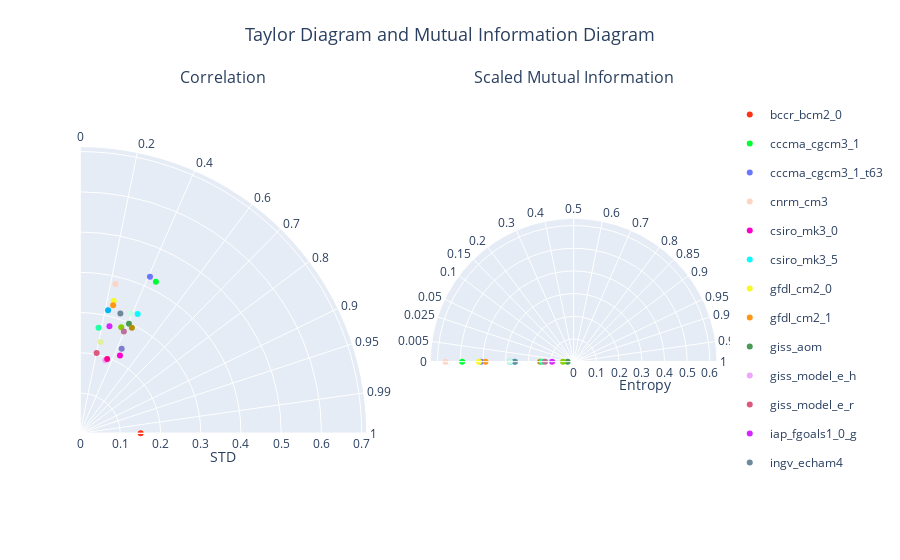

Notebook source saved alongside this figure:
### Code cell
chart_create_all_charts(df_dataset_1_pivoted, string_reference_feature='bccr_bcm2_0', string_td_method='pearson', string_mid_type='scaled')

### Figure 1 — Plotly figure (JSON) as saved in the notebook; plotly's stock layout.template omitted (floating-point values rounded to 4 significant figures)
{"data": [{"legendgroup": "bccr_bcm2_0", "marker": {"color": "#FD3216"}, "mode": "markers", "name": "bccr_bcm2_0", "r": [0.1507], "subplot": "polar", "theta": [0], "type": "scatterpolar"}, {"legendgroup": "cccma_cgcm3_1", "marker": {"color": "#00FE35"}, "mode": "markers", "name": "cccma_cgcm3_1", "r": [0.4211], "subplot": "polar", "theta": [63.4], "type": "scatterpolar"}, {"legendgroup": "cccma_cgcm3_1_t63", "marker": {"color": "#6A76FC"}, "mode": "markers", "name": "cccma_cgcm3_1_t63", "r": [0.426], "subplot": "polar", "theta": [65.92], "type": "scatterpolar"}, {"legendgroup": "cnrm_cm3", "marker": {"color": "#FED4C4"}, "mode": "markers", "name": "cnrm_cm3", "r": [0.3812], "subplot": "polar", "theta": [76.64], "type": "scatterpolar"}, {"legendgroup": "csiro_mk3_0", "marker": {"color": "#FE00CE"}, "mode": "markers", "name": "csiro_mk3_0", "r": [0.2176], "subplot": "polar", "theta": [62.85], "type": "scatterpolar"}, {"legendgroup": "csiro_mk3_5", "marker": {"color": "#0DF9FF"}, "mode": "markers", "name": "csiro_mk3_5", "r": [0.3295], "subplot": "polar", "theta": [64.22], "type": "scatterpolar"}, {"legendgroup": "gfdl_cm2_0", "marker": {"color": "#F6F926"}, "mode": "markers", "name": "gfdl_cm2_0", "r": [0.3394], "subplot": "polar", "theta": [75.72], "type": "scatterpolar"}, {"legendgroup": "gfdl_cm2_1", "marker": {"color": "#FF9616"}, "mode": "markers", "name": "gfdl_cm2_1", "r": [0.3286], "subplot": "polar", "theta": [75.49], "type": "scatterpolar"}, {"legendgroup": "giss_aom", "marker": {"color": "#479B55"}, "mode": "markers", "name": "giss_aom", "r": [0.2983], "subplot": "polar", "theta": [65.93], "type": "scatterpolar"}, {"legendgroup": "giss_model_e_h", "marker": {"color": "#EEA6FB"}, "mode": "markers", "name": "giss_model_e_h", "r": [0.192], "subplot": "polar", "theta": [70.86], "type": "scatterpolar"}, {"legendgroup": "giss_model_e_r", "marker": {"color": "#DC587D"}, "mode": "markers", "name": "giss_model_e_r", "r": [0.2041], "subplot": "polar", "theta": [78.31], "type": "scatterpolar"}, {"legendgroup": "iap_fgoals1_0_g", "marker": {"color": "#D626FF"}, "mode": "markers", "name": "iap_fgoals1_0_g", "r": [0.276], "subplot": "polar", "theta": [74.62], "type": "scatterpolar"}, {"legendgroup": "ingv_echam4", "marker": {"color": "#6E899C"}, "mode": "markers", "name": "ingv_echam4", "r": [0.3143], "subplot": "polar", "theta": [71.4], "type": "scatterpolar"}, {"legendgroup": "inmcm3_0", "marker": {"color": "#00B5F7"}, "mode": "markers", "name": "inmcm3_0", "r": [0.3134], "subplot": "polar", "theta": [77.15], "type": "scatterpolar"}, {"legendgroup": "ipsl_cm4", "marker": {"color": "#B68E00"}, "mode": "markers", "name": "ipsl_cm4", "r": [0.2921], "subplot": "polar", "theta": [63.82], "type": "scatterpolar"}, {"legendgroup": "miroc3_2_hires", "marker": {"color": "#C9FBE5"}, "mode": "markers", "name": "miroc3_2_hires", "r": [0.3233], "subplot": "polar", "theta": [67.29], "type": "scatterpolar"}, {"legendgroup": "miroc3_2_medres", "marker": {"color": "#FF0092"}, "mode": "markers", "name": "miroc3_2_medres", "r": [0.1967], "subplot": "polar", "theta": [69.91], "type": "scatterpolar"}, {"legendgroup": "miub_echo_g", "marker": {"color": "#22FFA7"}, "mode": "markers", "name": "miub_echo_g", "r": [0.2663], "subplot": "polar", "theta": [80.02], "type": "scatterpolar"}, {"legendgroup": "mpi_echam5", "marker": {"color": "#E3EE9E"}, "mode": "markers", "name": "mpi_echam5", "r": [0.2328], "subplot": "polar", "theta": [77.32], "type": "scatterpolar"}, {"legendgroup": "ncar_pcm1", "marker": {"color": "#86CE00"}, "mode": "markers", "name": "ncar_pcm1", "r": [0.2828], "subplot": "polar", "theta": [68.74], "type": "scatterpolar"}, {"legendgroup": "ukmo_hadcm3", "marker": {"color": "#BC7196"}, "mode": "markers", "name": "ukmo_hadcm3", "r": [0.2756], "subplot": "polar", "theta": [66.71], "type": "scatterpolar"}, {"legendgroup": "ukmo_hadgem1", "marker": {"color": "#7E7DCD"}, "mode": "markers", "name": "ukmo_hadgem1", "r": [0.2341], "subplot": "polar", "theta": [63.76], "type": "scatterpolar"}, {"legendgroup": "bccr_bcm2_0", "marker": {"color": "#FD3216"}, "mode": "markers", "name": "bccr_bcm2_0", "r": [-0.7318], "showlegend": false, "subplot": "polar2", "theta": [1.207e-06], "type": "scatterpolar"}, {"legendgroup": "cccma_cgcm3_1", "marker": {"color": "#00FE35"}, "mode": "markers", "name": "cccma_cgcm3_1", "r": [0.4915], "showlegend": false, "subplot": "polar2", "theta": [180], "type": "scatterpolar"}, {"legendgroup": "cccma_cgcm3_1_t63", "marker": {"color": "#6A76FC"}, "mode": "markers", "name": "cccma_cgcm3_1_t63", "r": [0.4081], "showlegend": false, "subplot": "polar2", "theta": [180], "type": "scatterpolar"}, {"legendgroup": "cnrm_cm3", "marker": {"color": "#FED4C4"}, "mode": "markers", "name": "cnrm_cm3", "r": [0.5652], "showlegend": false, "subplot": "polar2", "theta": [180], "type": "scatterpolar"}, {"legendgroup": "csiro_mk3_0", "marker": {"color": "#FE00CE"}, "mode": "markers", "name": "csiro_mk3_0", "r": [-0.1965], "showlegend": false, "subplot": "polar2", "theta": [129.7], "type": "scatterpolar"}, {"legendgroup": "csiro_mk3_5", "marker": {"color": "#0DF9FF"}, "mode": "markers", "name": "csiro_mk3_5", "r": [0.2578], "showlegend": false, "subplot": "polar2", "theta": [180], "type": "scatterpolar"}, {"legendgroup": "gfdl_cm2_0", "marker": {"color": "#F6F926"}, "mode": "markers", "name": "gfdl_cm2_0", "r": [0.4177], "showlegend": false, "subplot": "polar2", "theta": [180], "type": "scatterpolar"}, {"legendgroup": "gfdl_cm2_1", "marker": {"color": "#FF9616"}, "mode": "markers", "name": "gfdl_cm2_1", "r": [0.3887], "showlegend": false, "subplot": "polar2", "theta": [180], "type": "scatterpolar"}, {"legendgroup": "giss_aom", "marker": {"color": "#479B55"}, "mode": "markers", "name": "giss_aom", "r": [0.0266], "showlegend": false, "subplot": "polar2", "theta": [180], "type": "scatterpolar"}, {"legendgroup": "giss_model_e_h", "marker": {"color": "#EEA6FB"}, "mode": "markers", "name": "giss_model_e_h", "r": [-0.3232], "showlegend": false, "subplot": "polar2", "theta": [136.9], "type": "scatterpolar"}, {"legendgroup": "giss_model_e_r", "marker": {"color": "#DC587D"}, "mode": "markers", "name": "giss_model_e_r", "r": [-0.3313], "showlegend": false, "subplot": "polar2", "theta": [180], "type": "scatterpolar"}, {"legendgroup": "iap_fgoals1_0_g", "marker": {"color": "#D626FF"}, "mode": "markers", "name": "iap_fgoals1_0_g", "r": [0.09487], "showlegend": false, "subplot": "polar2", "theta": [180], "type": "scatterpolar"}, {"legendgroup": "ingv_echam4", "marker": {"color": "#6E899C"}, "mode": "markers", "name": "ingv_echam4", "r": [0.2603], "showlegend": false, "subplot": "polar2", "theta": [180], "type": "scatterpolar"}, {"legendgroup": "inmcm3_0", "marker": {"color": "#00B5F7"}, "mode": "markers", "name": "inmcm3_0", "r": [0.2805], "showlegend": false, "subplot": "polar2", "theta": [180], "type": "scatterpolar"}, {"legendgroup": "ipsl_cm4", "marker": {"color": "#B68E00"}, "mode": "markers", "name": "ipsl_cm4", "r": [0.1474], "showlegend": false, "subplot": "polar2", "theta": [180], "type": "scatterpolar"}, {"legendgroup": "miroc3_2_hires", "marker": {"color": "#C9FBE5"}, "mode": "markers", "name": "miroc3_2_hires", "r": [0.2805], "showlegend": false, "subplot": "polar2", "theta": [180], "type": "scatterpolar"}, {"legendgroup": "miroc3_2_medres", "marker": {"color": "#FF0092"}, "mode": "markers", "name": "miroc3_2_medres", "r": [-0.3525], "showlegend": false, "subplot": "polar2", "theta": [132.5], "type": "scatterpolar"}, {"legendgroup": "miub_echo_g", "marker": {"color": "#22FFA7"}, "mode": "markers", "name": "miub_echo_g", "r": [0.1399], "showlegend": false, "subplot": "polar2", "theta": [180], "type": "scatterpolar"}, {"legendgroup": "mpi_echam5", "marker": {"color": "#E3EE9E"}, "mode": "markers", "name": "mpi_echam5", "r": [-0.1601], "showlegend": false, "subplot": "polar2", "theta": [131.6], "type": "scatterpolar"}, {"legendgroup": "ncar_pcm1", "marker": {"color": "#86CE00"}, "mode": "markers", "name": "ncar_pcm1", "r": [0.04715], "showlegend": false, "subplot": "polar2", "theta": [180], "type": "scatterpolar"}, {"legendgroup": "ukmo_hadcm3", "marker": {"color": "#BC7196"}, "mode": "markers", "name": "ukmo_hadcm3", "r": [0.1264], "showlegend": false, "subplot": "polar2", "theta": [180], "type": "scatterpolar"}, {"legendgroup": "ukmo_hadgem1", "marker": {"color": "#7E7DCD"}, "mode": "markers", "name": "ukmo_hadgem1", "r": [-0.3724], "showlegend": false, "subplot": "polar2", "theta": [136.0], "type": "scatterpolar"}], "layout": {"annotations": [{"font": {"size": 16}, "showarrow": false, "text": "Correlation", "x": 0.225, "xanchor": "center", "xref": "paper", "y": 1, "yanchor": "bottom", "yref": "paper", "yshift": 10}, {"font": {"size": 16}, "showarrow": false, "text": "Scaled Mutual Information", "x": 0.775, "xanchor": "center", "xref": "paper", "y": 1, "yanchor": "bottom", "yref": "paper", "yshift": 10}], "autosize": true, "polar": {"angularaxis": {"direction": "counterclockwise", "ticktext": [0, 0.2, 0.4, 0.6, 0.7, 0.8, 0.9, 0.95, 0.99, 1], "tickvals": [90, 78.46, 66.42, 53.13, 45.57, 36.87, 25.84, 18.19, 8.11, 0], "type": "linear"}, "domain": {"x": [0, 0.45], "y": [0, 1]}, "radialaxis": {"autorange": false, "range": [0, 0.7122], "title": {"text": "STD"}, "type": "linear"}, "sector": [0, 90]}, "polar2": {"angularaxis": {"direction": "counterclockwise", "ticktext": [0, 0.005, 0.025, 0.05, 0.1, 0.15, 0.2, 0.3, 0.4, 0.5, 0.6, 0.7, 0.8, 0.85, 0.9, 0.95, 0.975, 0.995, 1], "tickvals": [180, 171.9, 161.8, 154.2, 143.1, 134.4, 126.9, 113.6, 101.5, 90, 78.46, 66.42, 53.13, 45.57, 36.87, 25.84, 18.19, 8.11, 0], "type": "linear"}, "domain": {"x": [0.55, 1], "y": [0, 1]}, "radialaxis": {"autorange": false, "range": [0, 0.6318], "title": {"text": "Entropy"}, "type": "linear"}, "sector": [0, 180]}, "showlegend": true, "title": {"font": {"size": 18}, "text": "Taylor Diagram and Mutual Information Diagram", "x": 0.5, "xanchor": "center", "y": 0.95, "yanchor": "top"}}}
